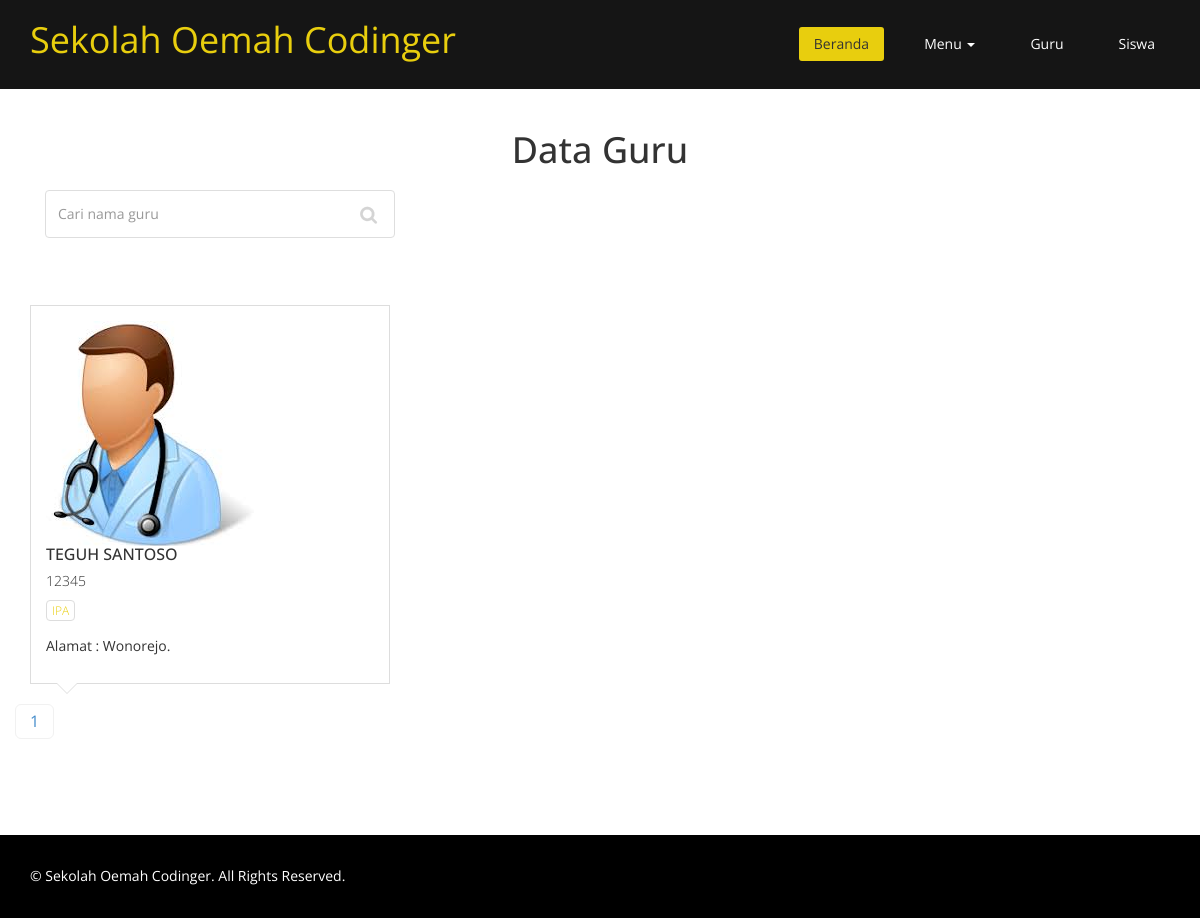
The page /index.php?page=guru on the database its author committed.
### tables this page shows
CREATE TABLE `tb_karyawan` (
  `nik` int(11) NOT NULL,
  `foto` varchar(50) NOT NULL,
  `nama_karyawan` varchar(45) NOT NULL,
  `jk` enum('L','P') NOT NULL,
  `tmp_lahir` varchar(25) NOT NULL,
  `tgl_lahir` date NOT NULL,
  `status` enum('ketua','guru','staf') NOT NULL,
  `mengajar` varchar(50) NOT NULL,
  `alamat` text NOT NULL,
  `no_hp` varchar(12) NOT NULL
);

### menu.php (the view, shortened to what this page needs)
<header id="header">
        <nav class="navbar navbar-fixed-top" role="banner">
            <div class="container">
                <div class="navbar-header">
                    <a class="navbar-brand" href="index.php">Sekolah Oemah Codinger</a>
                </div>
                <div class="collapse navbar-collapse navbar-right">
                    <ul class="nav navbar-nav">
                    <li class="active"><a href="index.php">Beranda</a></li>
                      <li class="dropdown">
                        <a class="dropdown-toggle" data-toggle="dropdown" href="#">Menu
                        <span class="caret"></span></a>
                      </li>
                      <li><a href="index.php?page=guru">Guru</a></li>
                      <li><a href="index.php?page=siswa">Siswa</a></li>
                    </ul>
                </div>
            </div>
        </nav>
    </header>

### guru.php (shortened to what this page needs)
<section id="about-us">
        <div class="container">
			<div class="skill-wrap clearfix">
				<div class="center wow fadeInDown">
                    <h2>Data Guru</h2>
					<form class="col-md-4" role="form" method="POST">
                        <input type="text" name="cari" class="form-control search_box" autocomplete="off" placeholder="Cari nama guru">
                    </form>
                </div>
				</div>
			<div class="team">
				<?php
					@$cari = $_POST['cari'];
				?>
				<div class="row clearfix">
				<?php
					$halaman = 3;
					$page = isset($_GET["halaman"]) ? (int)$_GET["halaman"] : 1;
					$mulai = ($page>1) ? ($page * $halaman) - $halaman : 0;
					if(!isset($cari)){
						$sql = mysqli_query($koneksi, "SELECT * FROM tb_karyawan WHERE status='guru' LIMIT $mulai, $halaman ");
						$jml = mysqli_query($koneksi, "SELECT * FROM tb_karyawan WHERE status='guru'");
					}else{
						$sql = mysqli_query($koneksi, "SELECT * FROM tb_karyawan WHERE status='guru' AND nama_karyawan LIKE '%".$cari."%' LIMIT $mulai, $halaman  ");
						$jml = mysqli_query($koneksi, "SELECT * FROM tb_karyawan WHERE status='guru' AND nama_karyawan LIKE '%".$cari."%'");
					}
					$total = mysqli_num_rows($jml);
					$pages = ceil($total/$halaman);
					while($data = mysqli_fetch_array($sql)){
				?>
					<div class="col-md-4 col-sm-6">
						<div class="single-profile-top wow fadeInDown" data-wow-duration="1000ms" data-wow-delay="300ms">
							<div class="media">
								<div class="pull-left">
									<a href="#"><img class="media-object" src="images/guru/<?php echo $data['foto'] ?>" alt="<?php echo $data['foto'] ?>"></a>
								</div>
								<div class="media-body">
									<h4><?php echo $data['nama_karyawan'] ?></h4>
									<h5><?php echo $data['nik'] ?></h5>
									<ul class="tag clearfix">
										<li class="btn"><a href="#"><?php echo $data['mengajar'] ?></a></li>
									</ul>
								</div>
							</div>
							<p>Alamat : <?php echo $data['alamat'] ?>.</p>
						</div>
					</div>
						<?php } ?>
						<div class="row">
							<div class="col-md-12">
							<ul class="pagination pagination-lg">
							<?php for ($i=1; $i<=$pages ; $i++){ ?>
							<li><a href="?page=guru&halaman=<?php echo $i; ?>"><?php echo $i; ?></a></li>
							<?php } ?>
							</ul>
							</div>
						</div>
				</div>
			</div>
		</div>
</section>

### css/style.css (style rules this page uses)
body { background: #fff; font-family:'Open Sans', Arial, sans-serif; color:#333; line-height:1.6em; }
h1, h2, h3, h4, h5, h6 { font-weight:500; font-family:'Open Sans', Arial, sans-serif; color:#333; }
h2 { font-size: 20px; }
h4 { font-size: 16px; }
a { color: #E8CE0E; -webkit-transition: color 300ms, background-color 300ms; -moz-transition: color 300ms, background-color 300ms; -o-transition: color 300ms, background-color 300ms; transition: color 300ms, background-color 300ms; }
.center h2 { font-size: 36px; margin-top: 0; margin-bottom: 20px; }
.media>.pull-left { margin-right: 20px; }
body > section { padding: 70px 0; }
.center { text-align: center; padding-bottom: 55px; }
.navbar>.container .navbar-brand { margin-left: 0; }
.navbar-brand { padding: 0; margin:0; color:#E8CE0E; }
.navbar-header a.navbar-brand { color:#E8CE0E; }
.navbar { border-radius: 0; margin-bottom: 0; background: #151515; padding: 15px 0; padding-bottom: 0; }
.navbar-nav { margin-top: 12px; }
.navbar-nav>li { margin-left: 25px; padding-bottom: 28px; }
.navbar-fixed-top .navbar-nav > li > a { padding: 5px 15px; margin: 0; border-radius: 3px; color: #fff; line-height: 24px; display: inline-block; }
.navbar-fixed-top { border: none; }
.navbar-fixed-top .navbar-brand { font-size: 36px; line-height: 50px; color: #fff; }
.navbar-fixed-top .navbar-nav > .active > a, .navbar-fixed-top .navbar-nav > .active > a:hover, .navbar-fixed-top .navbar-nav > .active > a:focus, .navbar-fixed-top .navbar-nav > .open > a, .navbar-fixed-top .navbar-nav > .open > a:hover, .navbar-fixed-top .navbar-nav > .open > a:focus { background-color: #E8CE0E; color: #333; }
.navbar-fixed-top .navbar-collapse, .navbar-fixed-top .navbar-form { border-top: 0; padding-bottom: 0; }
.skill-wrap { display: block; overflow: hidden; margin: 60px 0; }
.team h4 { margin-top: 0; text-transform: uppercase; }
.team h5 { font-weight: 300; }
.single-profile-top, .single-profile-bottom { font-weight: 400; line-height: 24px; }
.single-profile-top, .single-profile-bottom { border: 1px solid #ddd; padding: 15px; position: relative; }
.team .btn { background:transparent; font-size: 12px; font-weight: 300; margin-bottom: 3px; padding: 1px 5px; text-transform: uppercase; border:1px solid#ddd; margin-right: 3px; }
ul.social_icons, ul.tag { list-style: none; padding: 0; margin: 10px 0; display: block; }
ul.social_icons li, ul.tag li { display: inline-block; margin-right: 5px; }
.team .single-profile-top:before, .team .single-profile-top:after { content: ""; position: absolute; width: 0; height: 0; border-style: solid; }
.team .single-profile-top:before { left:26px; bottom: -20px; border-width: 10px; border-color:#fff transparent transparent transparent; z-index: 1; }
.team .single-profile-top:after { left: 25px; bottom: -22px; border-style: solid; border-width: 11px; border-color:#ddd transparent transparent transparent; z-index: 0; }
ul.pagination > li > a { border: 1px solid #F1F1F1; margin-right:5px; border-radius: 5px; font-size: 16px; padding: 5px 14px; }
.search_box { background-image: url("../images/search_icon.png"); background-position: 314px 15px; background-repeat: no-repeat; border-color: #DEDEDE; height: 48px; outline: medium none; box-shadow: none; }

### rows shown on the page
tb_karyawan: foto (picture), nama_karyawan "TEGUH SANTOSO", nik "12345", mengajar "IPA", alamat "Wonorejo"
